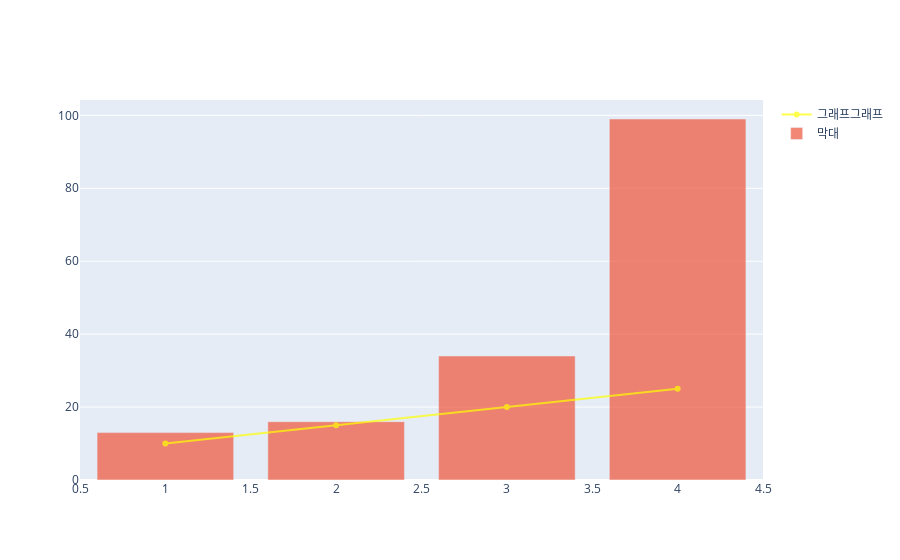

The cell this chart's notebook holds for it:
### Code cell
fig.update_traces(marker_color='yellow', selector=dict(type='scatter'))

fig.show()

### Figure 1 — Plotly figure (JSON) as saved in the notebook; plotly's stock layout.template omitted (floating-point values rounded to 4 significant figures)
{"data": [{"hovertemplate": "얼마요: %{y}", "marker": {"color": "yellow"}, "mode": "lines+markers", "name": "그래프그래프", "opacity": 0.7, "type": "scatter", "x": [1, 2, 3, 4], "y": [10, 15, 20, 25]}, {"hovertemplate": "얼마요: %{y}", "name": "막대", "opacity": 0.7, "type": "bar", "x": [1, 2, 3, 4], "y": [13, 16, 34, 99]}], "layout": {}}
